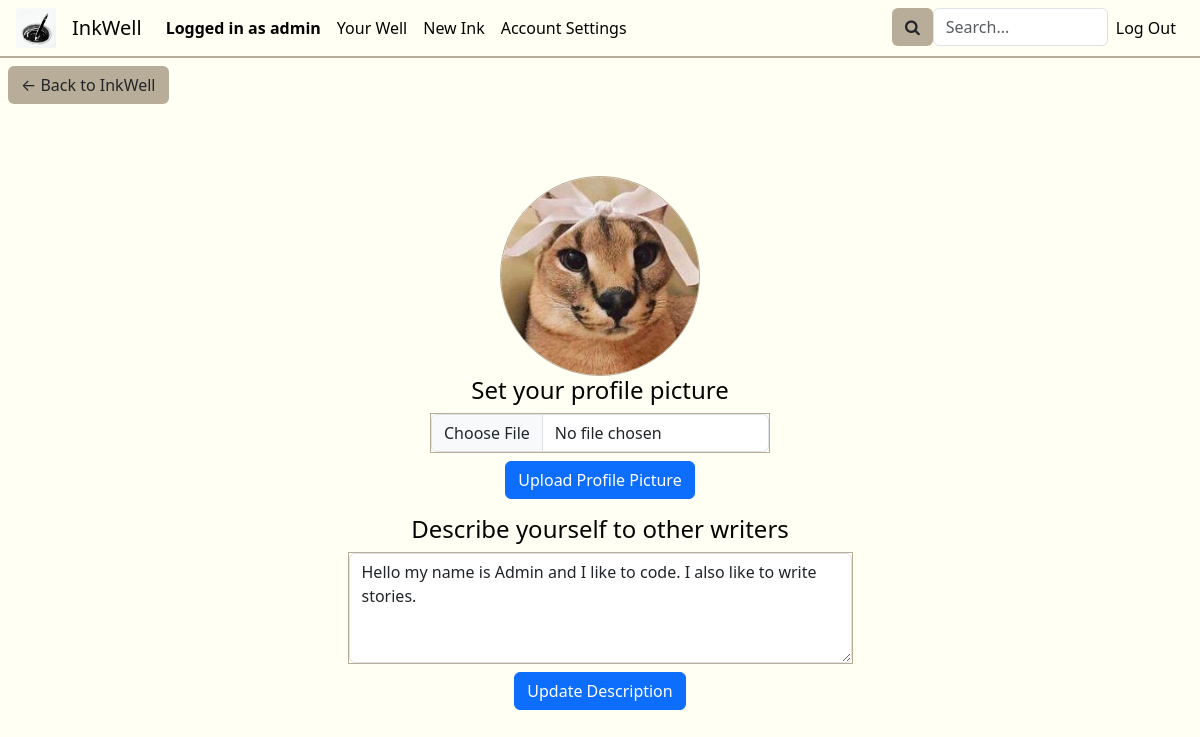
/edit_profile (signed in), run on an earlier commit of the app's database.
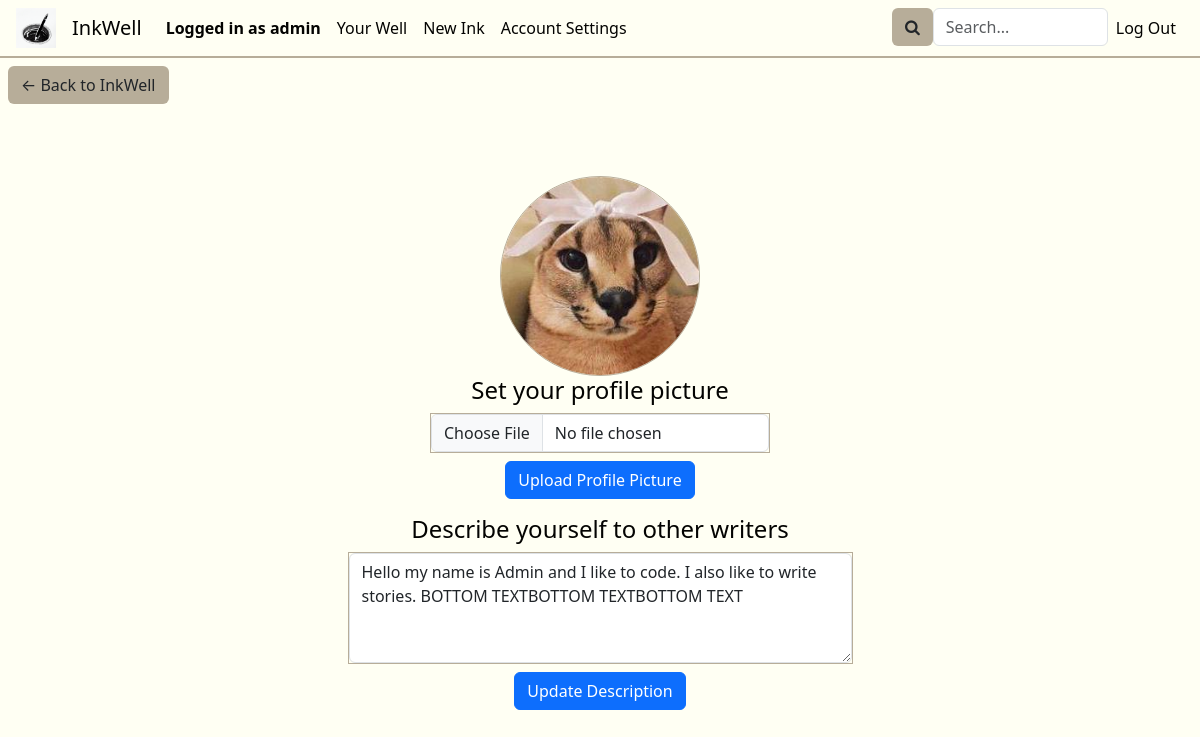
And on a later commit of the database.
### inkwell/models.py (models this page shows, shortened)
class User(AbstractUser):
    about = models.CharField(max_length=250, default="")
    profilePicture = models.ImageField(upload_to='', blank=True, null=True)

### inkwell/views.py (the view)
# urls.py: path('edit_profile', views.edit_profile, name='edit_profile'),
@login_required
def edit_profile(request):
    user = request.user
    current_user = User.objects.get(pk=user.pk)
    profilePic = current_user.profilePicture
    if not profilePic:
        profilePic = "no-profile-picture-icon.jpg"
    description = current_user.about
    if request.method == "POST" and "new_profile_picture" in request.FILES:
        newProfilePic = request.FILES.get("new_profile_picture")
        current_user.profilePicture = newProfilePic
        current_user.save()
        profilePic = newProfilePic
    elif request.method == "POST" and "new_description" in request.POST:
        newDescription = request.POST.get("new_description")
        current_user.about = newDescription
        current_user.save()
        description = newDescription
    return render(request, "inkwell/edit_profile.html", {
        "profile_picture": profilePic,
        "description": description
    })

### inkwell/templates/inkwell/edit_profile.html (shortened to what this page needs)
{% extends "inkwell/layout.html" %}
{% block body%}
<a href="{% url 'well' username=request.user.username %}"><button class="backToInkView btn btn-khaki">&larr; Back to InkWell</button></a>
<div class="edit-profile-container mt-5 disFdirColAliCen">
    <img class="profile-picture-edit" src="media/{{ profile_picture }}">
    <form class="edit-profile-form disFdirColAliCen" method="post" enctype="multipart/form-data" action="{% url 'edit_profile' %}">
        <h4>Set your profile picture</h4>
        <div class="form-label">
            <input class="form-control" type="file" name="new_profile_picture">
        </div>
        <button class="btn btn-primary" type="submit">Upload Profile Picture</button>
    </form>
    <form class="form disFdirColAliCen mt-3" method="post" action="{% url 'edit_profile' %}">
        <h4>Describe yourself to other writers</h4>
        <div class="form-label">
            <textarea class="form-control description-edit" name="new_description" rows="4" cols="50">{{ description }}</textarea>
        </div>
        <button class="btn btn-primary" type="submit" >Update Description</button>
    </form>
</div>
{% endblock %}

### inkwell/templates/inkwell/layout.html (shortened to what this page needs)
{% load static %}
<!DOCTYPE html>
<html lang="en">
    <head>
        <link href="https://cdn.jsdelivr.net/npm/bootstrap@5.3.2/dist/css/bootstrap.min.css" rel="stylesheet">
        <link href="{% static 'inkwell/styles.css' %}" rel="stylesheet">
        <link rel="stylesheet" href="https://cdnjs.cloudflare.com/ajax/libs/font-awesome/4.7.0/css/font-awesome.min.css">
        <link rel="stylesheet" href="//code.jquery.com/ui/1.12.1/themes/base/jquery-ui.css">
    </head>
    <body>
        <nav class="navbar navbar-expand-lg">
            <img class="nav-logo" src="{% static 'inkwell/inkwell1.ico' %}" width="40px" height="40px">
            <a class="navbar-brand" href="{% url 'index' %}">InkWell</a>
            <div class="collapse navbar-collapse" id="navbarNav">
                <ul class="navbar-nav d-flex justify-content-start nav-left col">
                    {% if user.is_authenticated %}
                        <li class="nav-item">
                            <span class="nav-link text-center loggedInAs">Logged in as {{request.user.username}}</span>
                        </li>
                        <li class="nav-item">
                            <a class="nav-link text-center" href="{% url 'well' username=user.username %}">Your Well</a>
                        </li>
                        <li class="nav-item">
                            <a class="nav-link text-center" href="{% url 'newInk' %}">New Ink</a>
                        </li>
                        <li class="nav-item">
                            <a class="nav-link text-center" href="{% url 'settings' %}">Account Settings</a>
                        </li>
                    {% endif %}
                </ul>
                <ul class="navbar-nav d-flex justify-content-end nav-right col-4">
                    <li class="nav-item">
                        <form class="form" action="{% url 'mainSearch' %}" method="post">
                            <div class="mainSearchFunction">
                                <button class="btn btn-khaki"><i class="fa fa-search"></i></button>
                                <input class="form-control mainSearchQuery-style" placeholder="Search..." type="text" name="mainSearchQuery">
                            </div>
                        </form>
                    </li>
                    {% if user.is_authenticated %}
                        <li class="nav-item">
                            <a class="nav-link" href="{% url 'logout' %}">Log Out</a>
                        </li>
                    {% endif %}
                </ul>
            </div>
          </nav>
        <div class="body">
            {% block body %}
            {% endblock %}
        </div>
    </body>
</html>

What changed in the data, as far as the page shows it:
changed User "admin": new_description "Hello my name is Admin and I like to code. I also like to write stories." → "Hello my name is Admin and I like to code. I also like to write stories. BOTTOM TEXTBOTTOM TEXTBOTTOM TEXT"
